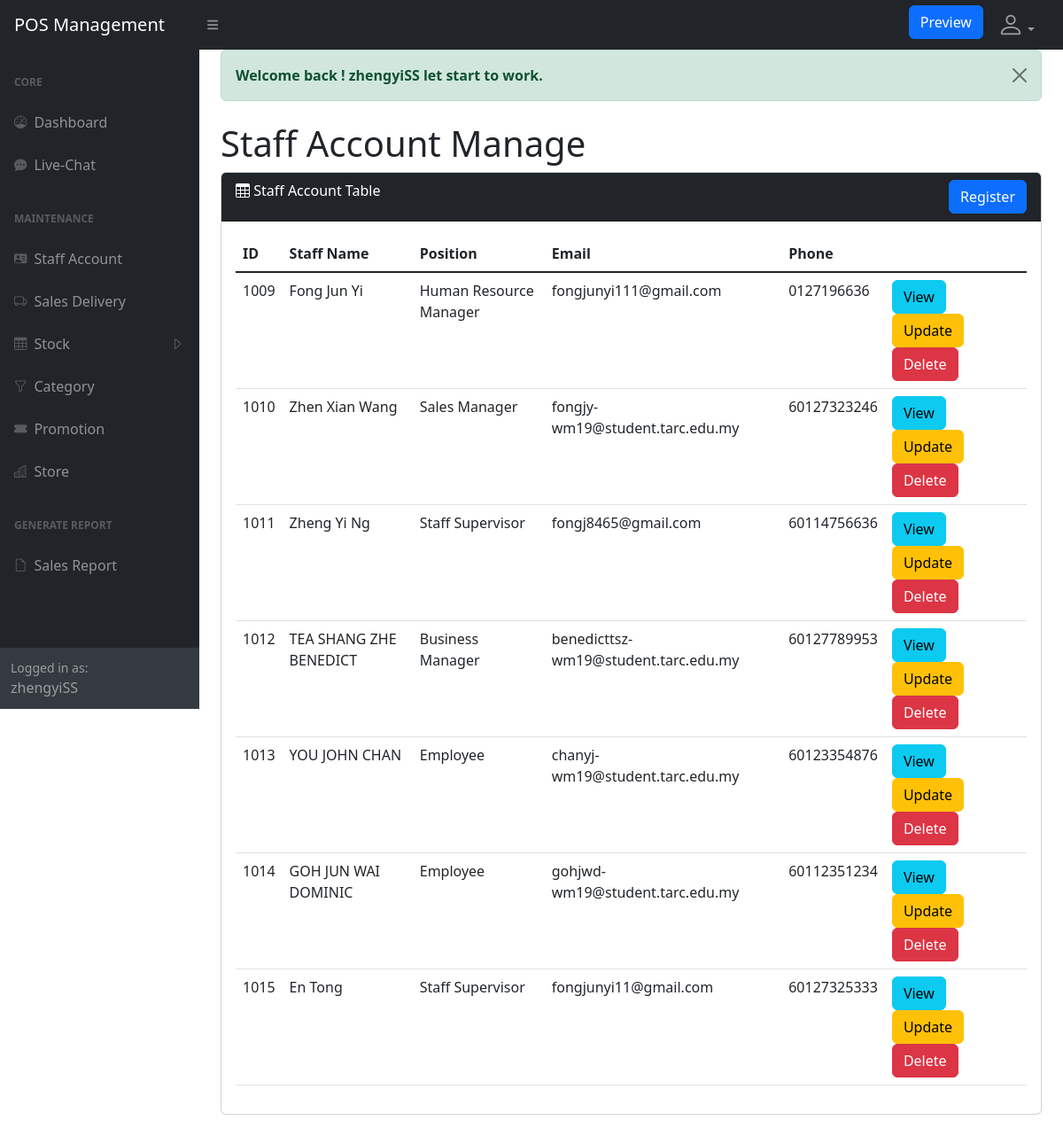
The page /administration/staff.php (signed in) on the database its author committed.
### tables this page shows
CREATE TABLE `staff` (
  `staff_id` int(11) NOT NULL,
  `staff_username` varchar(40) NOT NULL,
  `staff_password` varchar(12) NOT NULL,
  `staff_name` varchar(40) NOT NULL,
  `staff_ic` varchar(16) NOT NULL,
  `staff_age` int(11) NOT NULL,
  `staff_position` varchar(40) NOT NULL,
  `staff_email` varchar(40) NOT NULL,
  `staff_contactNo` varchar(15) NOT NULL,
  `staff_recoveryPasswordKey` varchar(12) NOT NULL
);

### administration/staff.php (the view, shortened to what this page needs)
<?php
require 'dbconnect.php';
$sql = "SELECT * FROM staff";
$result = mysqli_query($connect, $sql);
include 'static-include/header.php';
require 'static-nav/static-headnav.php';
require 'static-nav/static-sidenav.php';
?>
<div id="layoutSidenav_content">
    <main>
        <div class="container-fluid px-4">
            <?php include 'alertMessage.php'; ?>
            <h1 class="mt-4">Staff Account Manage</h1>
            <div class="card mb-4">
                <div class="card-header bg-dark text-white">
                    <i class="bi bi-table"></i>
                    Staff Account Table
                    <a href="crud_staff/staff_register.php" class="btn btn-primary float-end">Register</a>
                </div>
                <div class="card-body">
                    <table class="table">
                        <thead>
                            <tr>
                                <th>ID</th>
                                <th>Staff Name</th>
                                <th>Position</th>
                                <th>Email</th>
                                <th>Phone</th>
                            </tr>
                        </thead>
                        <tbody>
                            <?php
                            if (mysqli_num_rows($result) > 0) {
                                foreach ($result as $staff) {
                                    ?>
                                    <tr>
                                        <td><?php echo $staff["staff_id"]; ?></td>
                                        <td><?php echo $staff["staff_name"]; ?></td>
                                        <td><?php echo $staff["staff_position"]; ?></td>
                                        <td><?php echo $staff["staff_email"]; ?></td>
                                        <td><?php echo $staff["staff_contactNo"]; ?></td>
                                        <td>
                                            <a class='btn btn-info' href='crud_staff/staff_view.php?id=<?php echo $staff["staff_id"]; ?>'>View</a>
                                            <a class='btn btn-warning' href='crud_staff/staff_update.php?id=<?php echo $staff["staff_id"]; ?>'>Update</a>
                                            <button type="button" class="btn btn-danger delete_staff" id="<?php echo $staff["staff_id"]; ?>">Delete</button>
                                        </td>
                                    </tr>
                                    <?php
                                }
                            } else {
                                echo "<h5 class='text-primary'>No Record.....</h5>";
                            }
                            ?>
                        </tbody>
                    </table>
                </div>
            </div>
        </div>
    </main>
</div>
</body>
</html>

### rows shown on the page
staff: staff_id "1009", staff_name "Fong Jun Yi", staff_position "Human Resource Manager", staff_email "fongjunyi111@gmail.com", staff_contactNo "0127196636"
staff: staff_id "1010", staff_name "Zhen Xian Wang", staff_position "Sales Manager", staff_email "fongjy-wm19@student.tarc.edu.my", staff_contactNo "60127323246"
staff: staff_id "1011", staff_name "Zheng Yi Ng", staff_position "Staff Supervisor", staff_email "fongj8465@gmail.com", staff_contactNo "60114756636"
staff: staff_id "1012", staff_name "TEA SHANG ZHE BENEDICT", staff_position "Business Manager", staff_email "benedicttsz-wm19@student.tarc.edu.my", staff_contactNo "60127789953"
staff: staff_id "1013", staff_name "YOU JOHN CHAN", staff_position "Employee", staff_email "chanyj-wm19@student.tarc.edu.my", staff_contactNo "60123354876"
staff: staff_id "1014", staff_name "GOH JUN WAI DOMINIC", staff_position "Employee", staff_email "gohjwd-wm19@student.tarc.edu.my", staff_contactNo "60112351234"
staff: staff_id "1015", staff_name "En Tong", staff_position "Staff Supervisor", staff_email "fongjunyi11@gmail.com", staff_contactNo "60127325333"

### other values the page prints
$_SESSION['username'] "zhengyiSS"
$_SESSION['message'] "Welcome back ! zhengyiSS let start to work."
